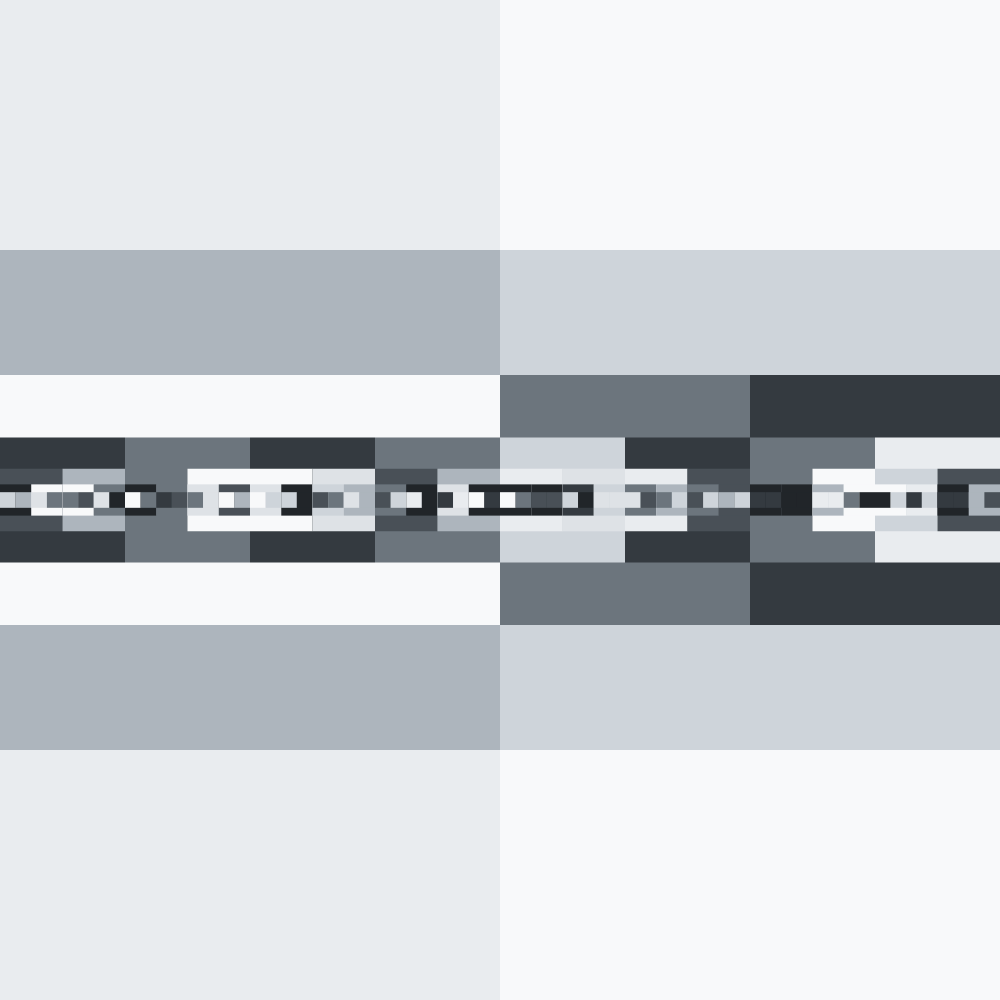
Frame 1 (no input)
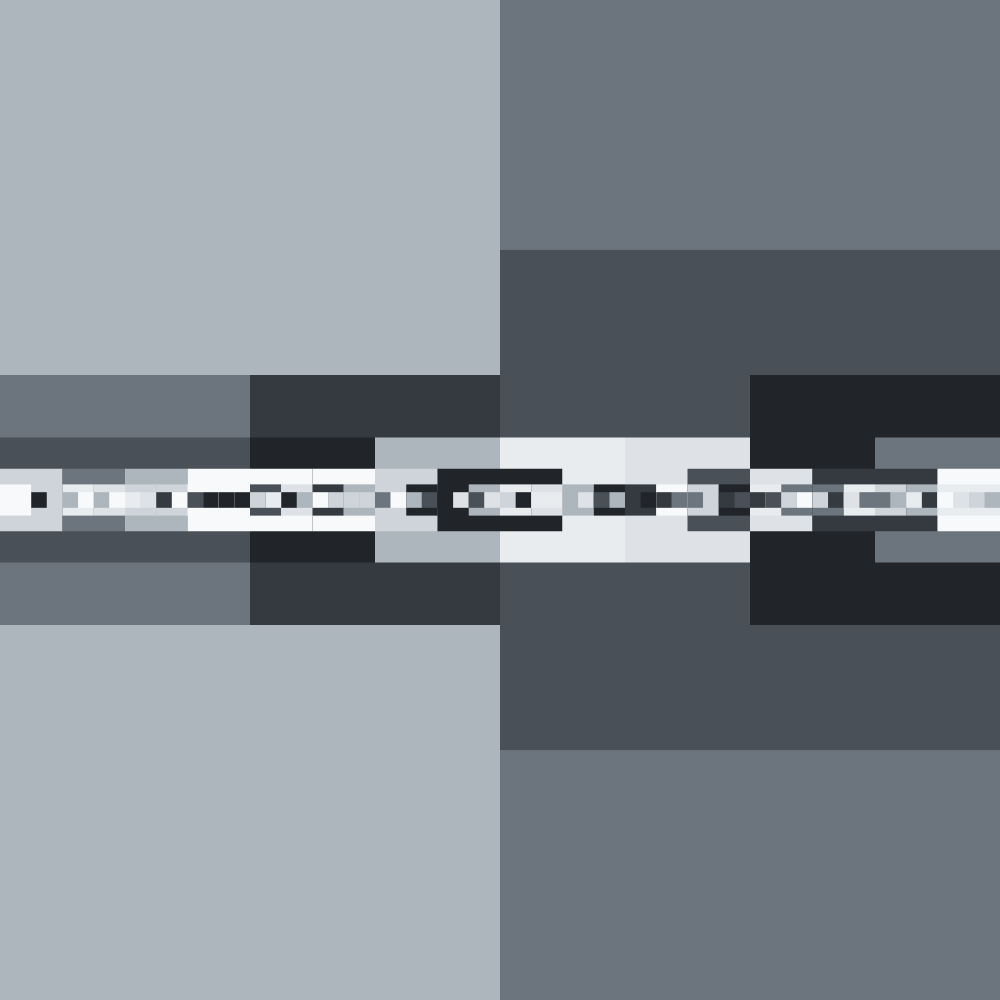
Frame 2 (the mouse pressed at the canvas centre, redrawn once)

The p5.js sketch that drew these frames (run headless with seeded random() and noise() and a simulated clock; the mouse was pressed at the canvas centre and the sketch redrawn once):

// p5.js sketch
// ── sketch.js
const height = 1000;
const width = 1000;
const keySize = 100;

const rows = 80;
const cols = 80;

const palette = ["#f8f9fa", "#e9ecef", "#dee2e6", "#ced4da", "#adb5bd", "#6c757d", "#495057", "#343a40", "#212529"]

function setup() {
    createCanvas(width, height);
    rectMode(CENTER);
    noLoop();
}

function draw() {
    background(palette[0]);
    // for (let i = 0; i < rows; i++) {
    //     const color = palette[Math.floor(random(1, 8))];
    //     draw_square([0.01 * i, 0.01], keySize, 10, color);
    // }
    drawRect(width / 2, height, 8);
    // resetMatrix();
    // for (let i = 0; i < 8; i++) {
    //     drawRect(keySize, keySize, 10);
    //     translate(keySize * 2, 0);
    // }
}

function drawRect(x, size, level) {
    // 'level' is the variable that terminates the recursion once it reaches
    // a certain value (here, 1). If a terminating condition is not
    // specified, a recursive function keeps calling itself again and again
    // until it runs out of stack space - not a favourable outcome!
    noStroke();
    fill(palette[Math.floor(random(9))]);
    rect(x, height / 2, size * 2, size * 2);
    if (level > 1) {
        // 'level' decreases by 1 at every step and thus makes the terminating condition
        // attainable
        level = level - 1;
        drawRect(x - size / 2, size / 2, level);
        drawRect(x + size / 2, size / 2, level);
    }
}
